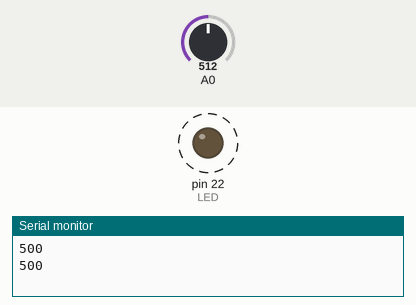
Recording of a sketch running on a simulated Arduino Mega 2560, built with avr-gcc and run on an emulated ATmega2560. Parts: output pins drawn as LEDs (lit = HIGH), the last lines printed to the serial monitor. Dashed ring = blinking. The test bench sets the inputs (shaded band); at power-on: A0 = 512.

Above: at 1.8 s.
1.9 s: A0 set to 0
At 2.5 s:
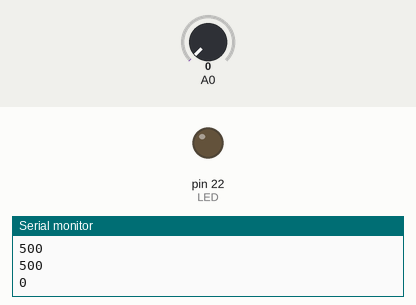
3.4 s: A0 set to 122
At 4.8 s:
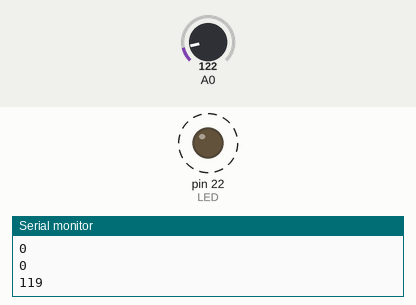
Timing chart, 0 to 13.5 s (numbered marks = the images above; inputs shaded):
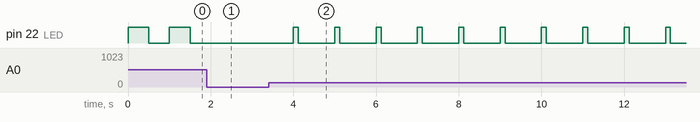

Measured:
- after the input at 1.9 s, pin 22 (LED): stays LOW (without the input it goes to HIGH after 0.10 s)
- after the input at 3.4 s, pin 22 (LED): alternates HIGH for 0.12 s and LOW for 0.88 s, starting after 0.60 s
- by itself, pin 22 (LED): alternates HIGH for 0.50 s and LOW for 0.50 s

The sketch:

LED_Rapport_cycl.ino
```cpp
#define LED 22
void setup() {
   Serial.begin(9600);
   pinMode(LED, OUTPUT);

}

void loop() {
    // période
    int periode = 1000;
    // calcul de rapport cyclique
    int rapport_cyclique = (analogRead(A0)/1023.0)*periode;
    // affichage de rapport cyclique sur la console
    Serial.println(rapport_cyclique);

    digitalWrite(LED, HIGH);
    delay(rapport_cyclique);
    digitalWrite(LED, LOW);
    delay(periode-rapport_cyclique);

}
```
